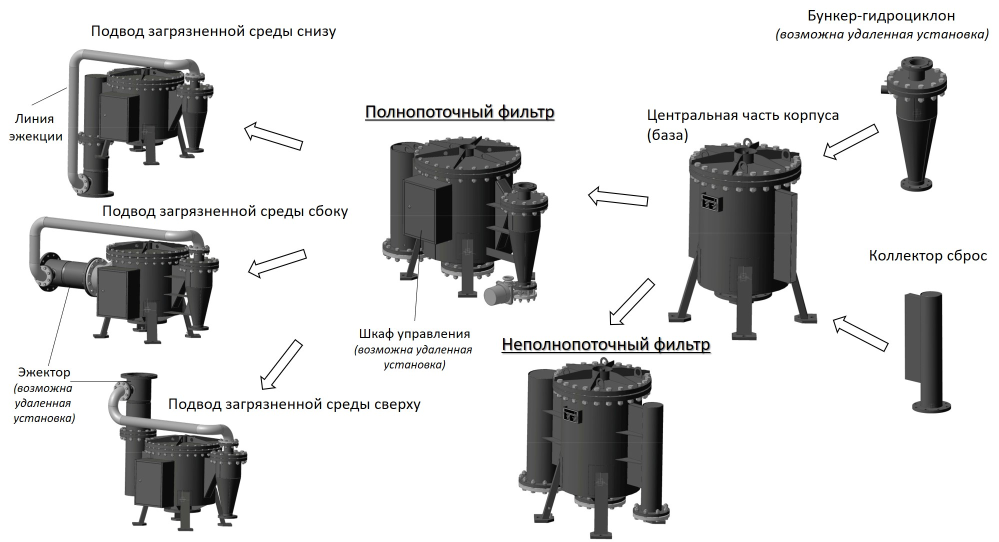
#> input picture design/assets/tipy-shema.jpg, 1998 x 1083 px, given in place of image24.tiff, which was not available (shown at 1/2 size)
$ python rebuild-cutouts.py
#> lines starting #> are read from the running program, lines starting #| are printed output that depends on the picture; after the words box and inside, x2 and y2 are one past the last pixel; in counts of white or black regions, pixels touching at a corner belong together; pictures that were not available may be replaced by others from this repository, and a replacement may not be noted
# -*- coding: utf-8 -*-
"""Вырезка продуктовых рендеров под тёмный сайт.

Исходники — вложенная графика из docx компании: два рендера одной серии,
снятые одной камерой и одним светом, на чистом белом, без вырезки.

Ими заменены рендеры из презентаций, где «удаление фона» палочкой всё
испортило: у одного оставило непрозрачные белые пятна между болтами, у
другого (он лежал на ЧЁРНОМ фоне) съело теневые грани рёбер и стоек —
они того же цвета, что фон. На белом листе ни то, ни другое не видно,
на тёмном сайте аппарат выглядит дырявым. Автоматически тень от фона там
не отделить, поэтому взяты неиспорченные оригиналы.

Альфа считается по цветовой дистанции до белого — как в фирменной печати.
Фон отличается от металла по разбросу каналов: он строго нейтральный,
а болты и блики всегда чуть окрашены.
"""
import os

import numpy as np
from PIL import Image, ImageFilter


def rebuild(path, out, maxh=1200, gain=1.0, lift=0.0):
#> called with path = 'media/9359a6fb/word/media/image24.tiff', out = 'prod/ovgd-pp.png', maxh = 1200, gain = 1, lift = 30
    im = Image.open(path).convert('RGBA')
    arr = np.asarray(im).astype(np.float32)
    rgb, a0 = arr[..., :3], arr[..., 3]
#> a0: shape (1083, 1998) float32; every value is 255
    mn, mx = rgb.min(axis=2), rgb.max(axis=2)

    flat_white = (mn > 244) & ((mx - mn) <= 6)
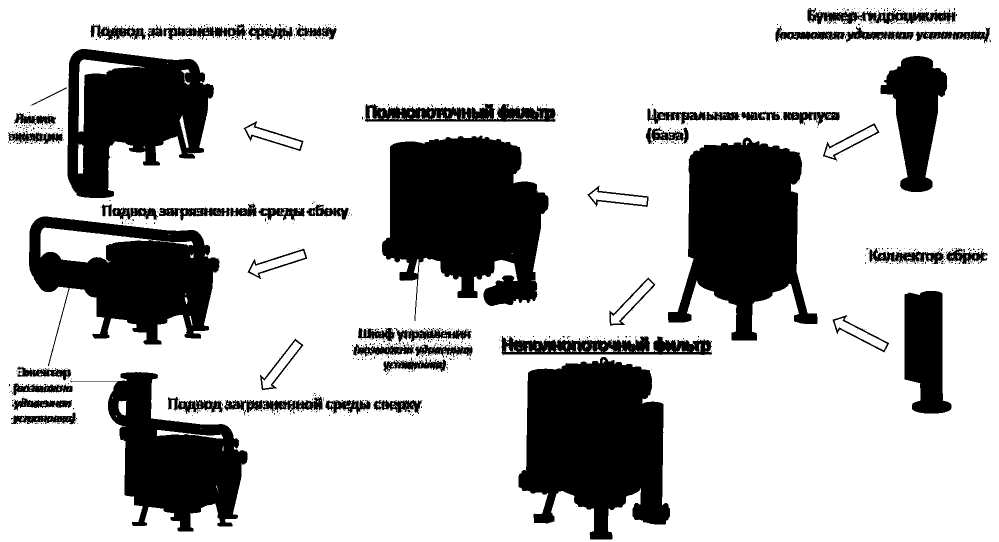
#> flat_white: shape (1083, 1998) bool (shown at 1/2 size); 76.2% white; 1128 black regions (1070 under 20 px), largest, box (x1, y1, x2, y2) and area: (764, 271, 1097, 642) 81332, (1037, 714, 1340, 1079) 78285, (1336, 275, 1635, 681) 71438
    ramp = np.clip((255.0 - mn - 6) / 22.0, 0, 1) * 255
    a = np.where(flat_white | (a0 < 8), 0.0, np.maximum(ramp, 40.0))

    # ступенчатая кромка даёт светлый ободок на тёмном: подъедаем на пиксель
    a = Image.fromarray(a.astype(np.uint8), 'L')
#> a: PIL image 1998x1083 L
    a = a.filter(ImageFilter.MinFilter(3)).filter(ImageFilter.GaussianBlur(0.7))
    al = (np.asarray(a).astype(np.float32) / 255.0)[..., None]

    F = np.where(al > 0.02, (rgb - (1 - al) * 255.0) / np.maximum(al, 0.02), rgb)
    if gain != 1.0:
        F = F * gain
    if lift:
        # теневые грани почти чёрные: на тёмном фоне сливаются с ним
        F = lift + F * ((255.0 - lift) / 255.0)

    res = Image.fromarray(np.concatenate([np.clip(F, 0, 255), al * 255], 2).astype(np.uint8), 'RGBA')
    bb = res.getchannel('A').point(lambda v: 255 if v > 10 else 0).getbbox()
#> bb = (18, 17, 1979, 1079)
    res = res.crop(bb)
#> res: PIL image 1961x1062 RGBA
    if res.height > maxh:
        res = res.resize((round(res.width * maxh / res.height), maxh), Image.LANCZOS)
    res.save(out)
    print('%-13s -> %-11s %d КБ' % (os.path.basename(out), '%dx%d' % res.size,
                                    os.path.getsize(out) // 1024))
#| ovgd-pp.png   -> 1961x1062   871 КБ


# Какой аппарат чем является — по заводской схеме комплектации из docx
# (design/assets/tipy-shema.jpg): полнопоточный собран с бункером-
# гидроциклоном, неполнопоточный — с коллектором сброса.
if __name__ == '__main__':
    rebuild('media/9359a6fb/word/media/image24.tiff', 'prod/ovgd-pp.png',  lift=30)
    rebuild('media/9359a6fb/word/media/image23.tiff', 'prod/ovgd-npp.png', lift=30)
#> call 2 of rebuild, with path = 'media/9359a6fb/word/media/image23.tiff', out = 'prod/ovgd-npp.png', maxh = 1200, gain = 1, lift = 30
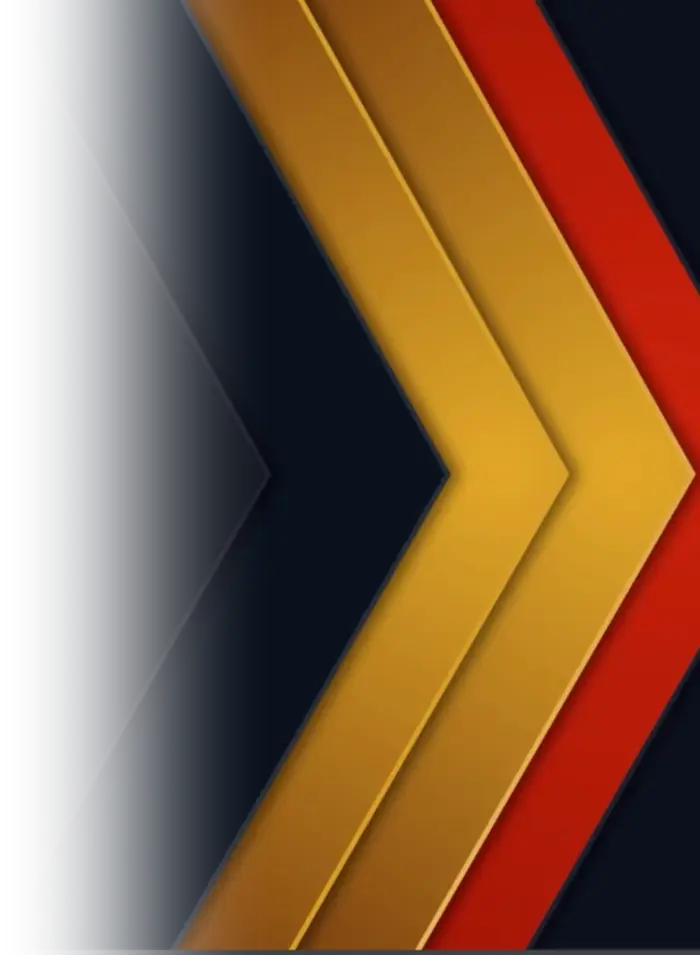
#> input picture design/assets/chevrons-alpha.webp, 700 x 955 px, given in place of image23.tiff, which was not available
#> in rebuild, im is the input picture: PIL image 700x955 RGBA; mean R, G, B, A 89.6, 54.9, 26.4, 204
#> in rebuild (call 2), `mn, mx = rgb.min(axis=2), rgb.max(axis=2)`:
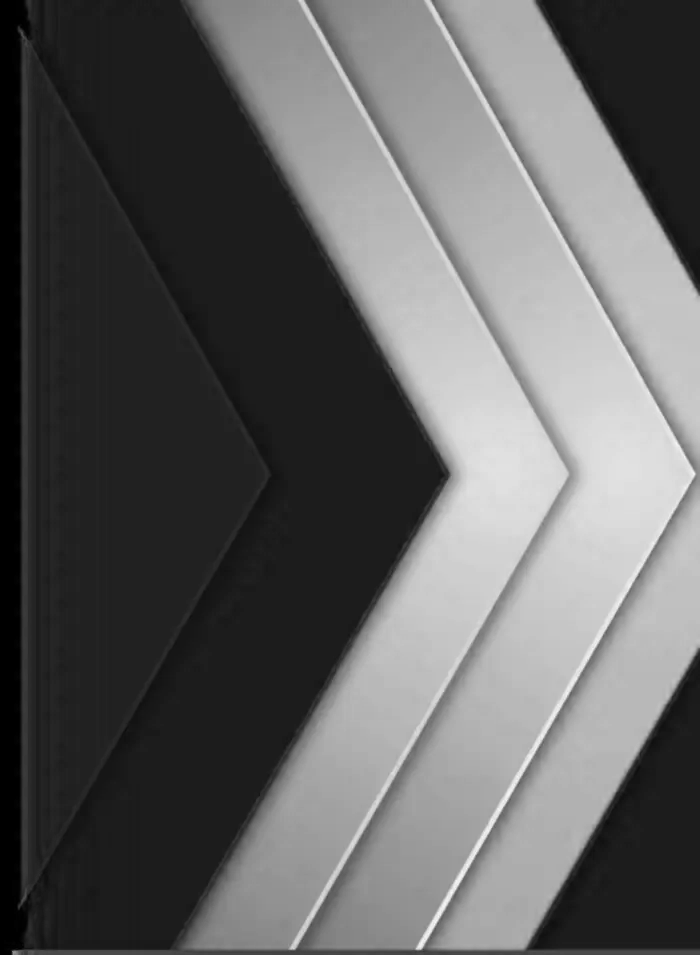
#> mx: shape (955, 700) float32; min 0, max 250, mean 97.9
#> in rebuild (call 2), `flat_white = (mn > 244) & ((mx - mn) <= 6)`: flat_white: shape (955, 700) bool; every value is 0
#> in rebuild (call 2), `ramp = np.clip((255.0 - mn - 6) / 22.0, 0, 1) * 255`: ramp: shape (955, 700) float32; every value is 255
#> in rebuild (call 2), `a = np.where(flat_white | (a0 < 8), 0.0, np.maximum(ramp, 40.0))`:
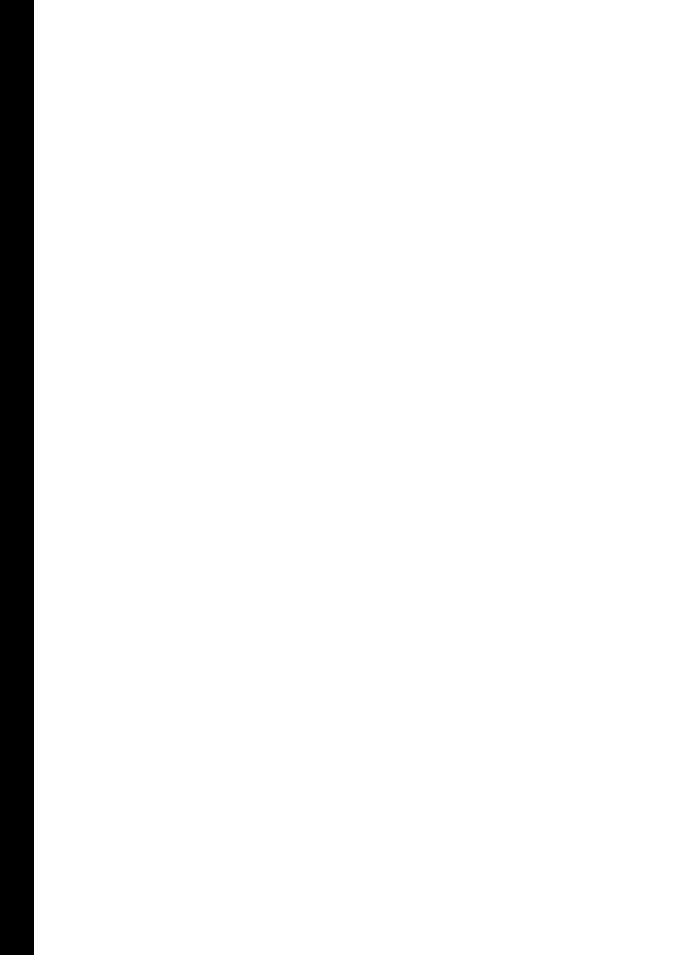
#> a: shape (955, 700) float32; 95.1% white; 1 black region, box (x1, y1, x2, y2) and area: (0, 0, 34, 955) 32470
#> in rebuild (call 2), `F = np.where(al > 0.02, (rgb - (1 - al) * 255.0) / np.maximum(al, 0.02..`:
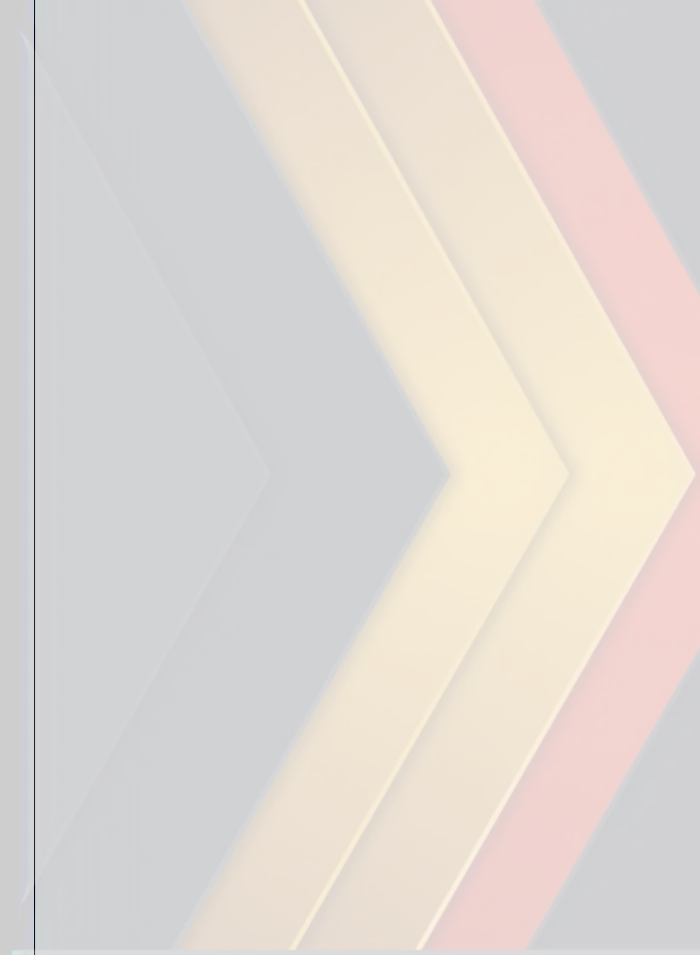
#> F: shape (955, 700, 3) float32; mean R, G, B 88, 53.4, 25; drawn with min black and max white
#> in rebuild (call 2), `res = Image.fromarray(np.concatenate([np.clip(F, 0, 255), al * 255], 2..`:
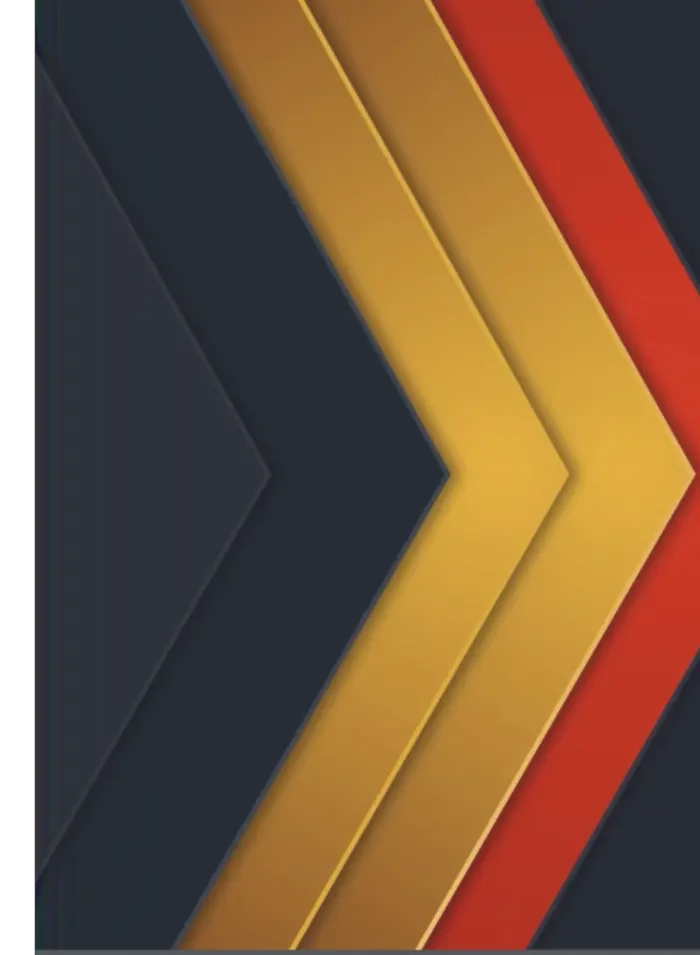
#> res: PIL image 700x955 RGBA; mean R, G, B, A 108.3, 78, 52.7, 242.2; transparent parts drawn white
#> in rebuild (call 2), `bb = res.getchannel('A').point(lambda v: 255 if v > 10 else 0).getbbox()`: bb = (34, 0, 700, 955)
#> in rebuild (call 2), `res = res.crop(bb)`:
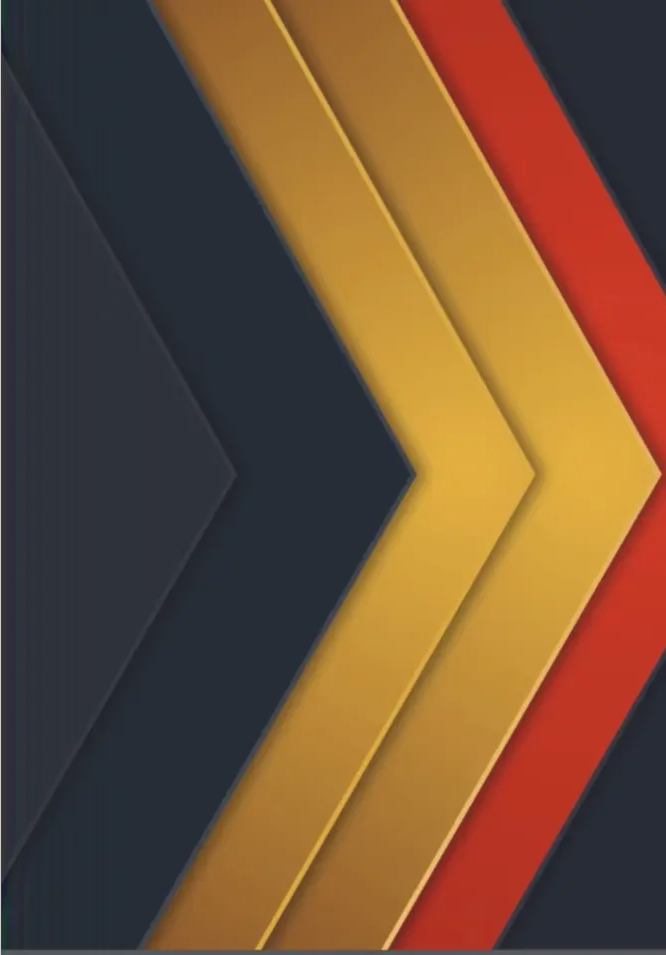
#> res: PIL image 666x955 RGBA; mean R, G, B, A 112.2, 80.1, 53.1, 254.6; transparent parts drawn white
#| ovgd-npp.png  -> 666x955     256 КБ
